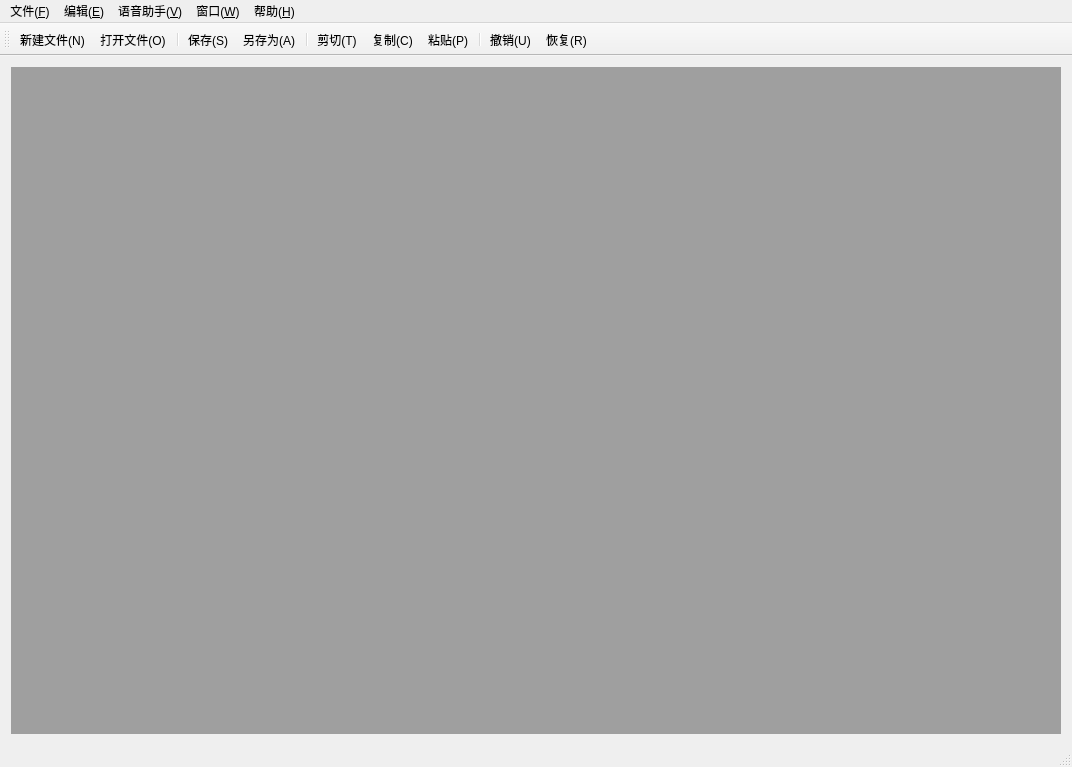
<?xml version="1.0" encoding="UTF-8"?>
<ui version="4.0">
 <class>MainWindow</class>
 <widget class="QMainWindow" name="MainWindow">
  <property name="geometry">
   <rect>
    <x>0</x>
    <y>0</y>
    <width>1072</width>
    <height>767</height>
   </rect>
  </property>
  <property name="windowTitle">
   <string>MainWindow</string>
  </property>
  <widget class="QWidget" name="centralWidget">
   <layout class="QGridLayout" name="gridLayout">
    <item row="0" column="0">
     <widget class="QMdiArea" name="mdiArea"/>
    </item>
   </layout>
  </widget>
  <widget class="QMenuBar" name="menuBar">
   <property name="geometry">
    <rect>
     <x>0</x>
     <y>0</y>
     <width>1072</width>
     <height>21</height>
    </rect>
   </property>
   <widget class="QMenu" name="menuF">
    <property name="title">
     <string>文件(&amp;F)</string>
    </property>
    <addaction name="actionNew"/>
    <addaction name="actionOpen"/>
    <addaction name="separator"/>
    <addaction name="actionSave"/>
    <addaction name="actionSaveAs"/>
    <addaction name="separator"/>
    <addaction name="actionExit"/>
   </widget>
   <widget class="QMenu" name="menuE">
    <property name="title">
     <string>编辑(&amp;E)</string>
    </property>
    <addaction name="actionUndo"/>
    <addaction name="actionRedo"/>
    <addaction name="separator"/>
    <addaction name="actionCut"/>
    <addaction name="actionCopy"/>
    <addaction name="actionPaste"/>
   </widget>
   <widget class="QMenu" name="menuW">
    <property name="title">
     <string>窗口(&amp;W)</string>
    </property>
    <addaction name="actionClose"/>
    <addaction name="actionCloseAll"/>
    <addaction name="separator"/>
    <addaction name="actionTile"/>
    <addaction name="actionCascade"/>
    <addaction name="separator"/>
    <addaction name="actionNext"/>
    <addaction name="actionPrevious"/>
   </widget>
   <widget class="QMenu" name="menuH">
    <property name="title">
     <string>帮助(&amp;H)</string>
    </property>
    <addaction name="actionAbout"/>
   </widget>
   <widget class="QMenu" name="menu">
    <property name="title">
     <string>语音助手(&amp;V)</string>
    </property>
    <addaction name="actionVoice"/>
   </widget>
   <addaction name="menuF"/>
   <addaction name="menuE"/>
   <addaction name="menu"/>
   <addaction name="menuW"/>
   <addaction name="menuH"/>
  </widget>
  <widget class="QToolBar" name="mainToolBar">
   <attribute name="toolBarArea">
    <enum>TopToolBarArea</enum>
   </attribute>
   <attribute name="toolBarBreak">
    <bool>false</bool>
   </attribute>
   <addaction name="actionNew"/>
   <addaction name="actionOpen"/>
   <addaction name="separator"/>
   <addaction name="actionSave"/>
   <addaction name="actionSaveAs"/>
   <addaction name="separator"/>
   <addaction name="actionCut"/>
   <addaction name="actionCopy"/>
   <addaction name="actionPaste"/>
   <addaction name="separator"/>
   <addaction name="actionUndo"/>
   <addaction name="actionRedo"/>
  </widget>
  <widget class="QStatusBar" name="statusBar"/>
  <action name="actionNew">
   <property name="icon">
    <iconset resource="myImage.qrc">
     <normaloff>:/myImage/images/new.png</normaloff>:/myImage/images/new.png</iconset>
   </property>
   <property name="text">
    <string>新建文件(&amp;N)</string>
   </property>
   <property name="toolTip">
    <string>新建文件</string>
   </property>
   <property name="shortcut">
    <string>Ctrl+N</string>
   </property>
  </action>
  <action name="actionOpen">
   <property name="icon">
    <iconset resource="myImage.qrc">
     <normaloff>:/myImage/images/open.png</normaloff>:/myImage/images/open.png</iconset>
   </property>
   <property name="text">
    <string>打开文件(&amp;O)...</string>
   </property>
   <property name="toolTip">
    <string>打开文件</string>
   </property>
   <property name="shortcut">
    <string>Ctrl+O</string>
   </property>
  </action>
  <action name="actionSave">
   <property name="icon">
    <iconset resource="myImage.qrc">
     <normaloff>:/myImage/images/save.png</normaloff>:/myImage/images/save.png</iconset>
   </property>
   <property name="text">
    <string>保存(&amp;S)</string>
   </property>
   <property name="toolTip">
    <string>保存</string>
   </property>
   <property name="shortcut">
    <string>Ctrl+S</string>
   </property>
  </action>
  <action name="actionSaveAs">
   <property name="icon">
    <iconset resource="myImage.qrc">
     <normaloff>:/myImage/images/saveAs.png</normaloff>:/myImage/images/saveAs.png</iconset>
   </property>
   <property name="text">
    <string>另存为(&amp;A)...</string>
   </property>
   <property name="toolTip">
    <string>另存为</string>
   </property>
  </action>
  <action name="actionExit">
   <property name="icon">
    <iconset resource="myImage.qrc">
     <normaloff>:/myImage/images/exit.png</normaloff>:/myImage/images/exit.png</iconset>
   </property>
   <property name="text">
    <string>退出(&amp;X)</string>
   </property>
   <property name="toolTip">
    <string>退出</string>
   </property>
  </action>
  <action name="actionUndo">
   <property name="icon">
    <iconset resource="myImage.qrc">
     <normaloff>:/myImage/images/undo.png</normaloff>:/myImage/images/undo.png</iconset>
   </property>
   <property name="text">
    <string>撤销(&amp;U)</string>
   </property>
   <property name="toolTip">
    <string>撤销</string>
   </property>
   <property name="shortcut">
    <string>Ctrl+Z</string>
   </property>
  </action>
  <action name="actionRedo">
   <property name="icon">
    <iconset resource="myImage.qrc">
     <normaloff>:/myImage/images/redo.png</normaloff>:/myImage/images/redo.png</iconset>
   </property>
   <property name="text">
    <string>恢复(&amp;R)</string>
   </property>
   <property name="toolTip">
    <string>恢复</string>
   </property>
   <property name="shortcut">
    <string>Ctrl+Y</string>
   </property>
  </action>
  <action name="actionCut">
   <property name="icon">
    <iconset resource="myImage.qrc">
     <normaloff>:/myImage/images/cut.png</normaloff>:/myImage/images/cut.png</iconset>
   </property>
   <property name="text">
    <string>剪切(&amp;T)</string>
   </property>
   <property name="toolTip">
    <string>剪切</string>
   </property>
   <property name="shortcut">
    <string>Ctrl+X</string>
   </property>
  </action>
  <action name="actionCopy">
   <property name="icon">
    <iconset resource="myImage.qrc">
     <normaloff>:/myImage/images/copy.png</normaloff>:/myImage/images/copy.png</iconset>
   </property>
   <property name="text">
    <string>复制(&amp;C)</string>
   </property>
   <property name="toolTip">
    <string>复制</string>
   </property>
   <property name="shortcut">
    <string>Ctrl+C</string>
   </property>
  </action>
  <action name="actionPaste">
   <property name="icon">
    <iconset resource="myImage.qrc">
     <normaloff>:/myImage/images/paste.png</normaloff>:/myImage/images/paste.png</iconset>
   </property>
   <property name="text">
    <string>粘贴(&amp;P)</string>
   </property>
   <property name="toolTip">
    <string>粘贴</string>
   </property>
   <property name="shortcut">
    <string>Ctrl+V</string>
   </property>
  </action>
  <action name="actionClose">
   <property name="icon">
    <iconset resource="myImage.qrc">
     <normaloff>:/myImage/images/00752.ico</normaloff>:/myImage/images/00752.ico</iconset>
   </property>
   <property name="text">
    <string>关闭(&amp;O)</string>
   </property>
   <property name="toolTip">
    <string>关闭</string>
   </property>
  </action>
  <action name="actionCloseAll">
   <property name="text">
    <string>关闭所有窗口(&amp;A)</string>
   </property>
   <property name="toolTip">
    <string>关闭所有窗口</string>
   </property>
  </action>
  <action name="actionTile">
   <property name="text">
    <string>平铺(&amp;T)</string>
   </property>
   <property name="toolTip">
    <string>平铺</string>
   </property>
  </action>
  <action name="actionCascade">
   <property name="text">
    <string>层叠(&amp;C)</string>
   </property>
   <property name="toolTip">
    <string>层叠</string>
   </property>
  </action>
  <action name="actionNext">
   <property name="icon">
    <iconset resource="myImage.qrc">
     <normaloff>:/myImage/images/next.png</normaloff>:/myImage/images/next.png</iconset>
   </property>
   <property name="text">
    <string>下一个(&amp;X)</string>
   </property>
   <property name="toolTip">
    <string>下一个</string>
   </property>
   <property name="shortcut">
    <string>Ctrl+Tab</string>
   </property>
  </action>
  <action name="actionPrevious">
   <property name="icon">
    <iconset resource="myImage.qrc">
     <normaloff>:/myImage/images/previous.png</normaloff>:/myImage/images/previous.png</iconset>
   </property>
   <property name="text">
    <string>前一个(&amp;V)</string>
   </property>
   <property name="toolTip">
    <string>前一个</string>
   </property>
   <property name="shortcut">
    <string>Ctrl+Shift+Backtab</string>
   </property>
  </action>
  <action name="actionAbout">
   <property name="icon">
    <iconset resource="myImage.qrc">
     <normaloff>:/myImage/images/about.png</normaloff>:/myImage/images/about.png</iconset>
   </property>
   <property name="text">
    <string>关于(&amp;A)</string>
   </property>
   <property name="toolTip">
    <string>关于</string>
   </property>
  </action>
  <action name="actionVoice">
   <property name="text">
    <string>语音输入</string>
   </property>
   <property name="shortcut">
    <string>Ctrl+Alt+V</string>
   </property>
  </action>
 </widget>
 <layoutdefault spacing="6" margin="11"/>
 <resources>
  <include location="myImage.qrc"/>
 </resources>
 <connections/>
</ui>
